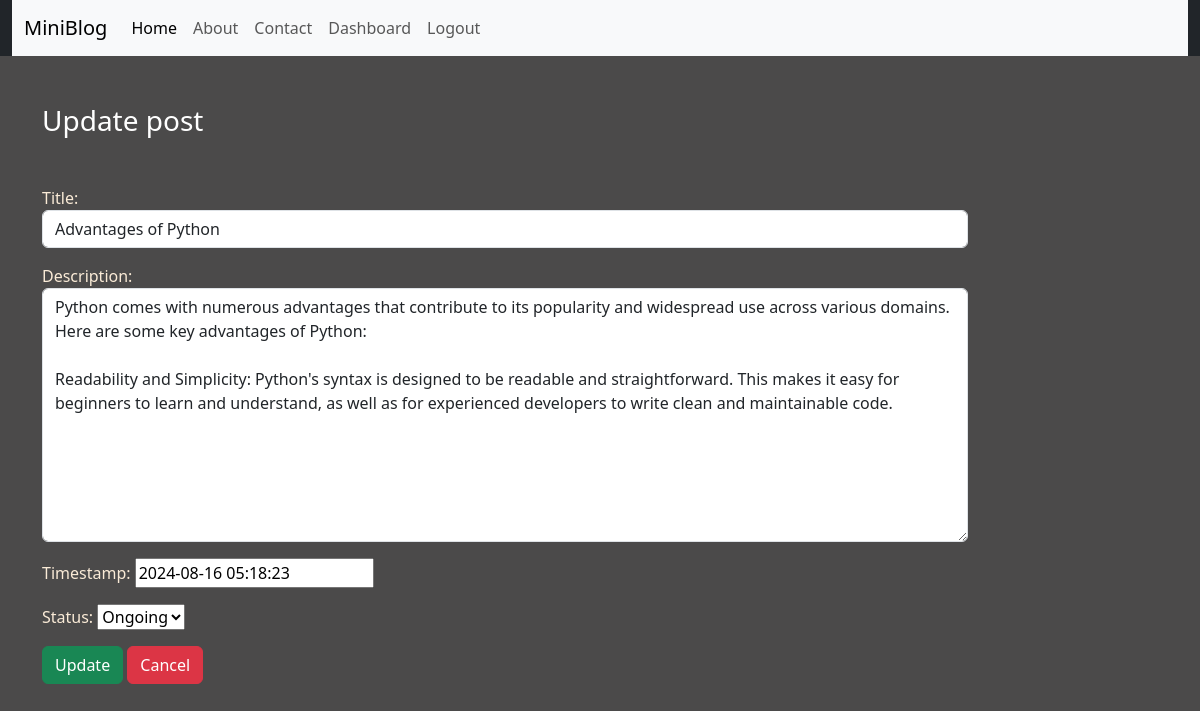
Screenshot of /updatepost/3 (signed in) with the database file from the repository.
### blog/models.py (models this page shows)
class Post(models.Model):
    STATUS_CHOICES = (
        ("ongoing", "Ongoing"),
        ("ended", "Ended"),
    )
    title = models.CharField(max_length=200)
    description = models.TextField()
    timestamp = models.DateTimeField(default=timezone.now)
    status = models.CharField(max_length=10, choices=STATUS_CHOICES, default="ongoing")

### blog/views.py (the view)
# urls.py: path('updatepost/<int:id>', views.update_post, name='updatepost'),
def update_post(request, id):
    if request.user.is_authenticated:
        if request.method == "POST":
            post = Post.objects.get(pk=id)
            form = PostForm(request.POST, instance=post)
            if form.is_valid():
                form.save()
                channel_layer = get_channel_layer()
                async_to_sync(channel_layer.group_send)(
                    "blog_updates",
                    {
                        "type": "blog_post_edit",  # Ensure this matches the consumer's method name
                        "data": {
                            "id": post.id,
                            "title": post.title,
                            "description": post.description,
                            "timestamp": post.timestamp.strftime("%Y-%m-%d %H:%M:%S"),
                            "status": post.status,
                        },
                    },
                )
                return HttpResponseRedirect("/dashboard/")
        else:
            post = Post.objects.get(pk=id)
            form = PostForm(instance=post)
        return render(request, "blog/updatepost.html", {"form": form})
    else:
        return HttpResponseRedirect("/login/")

### blog/forms.py
class PostForm(forms.ModelForm):
    class Meta:
        model = Post
        fields = ['title', 'description', 'timestamp', 'status']
        label = {'title': 'Title', 'description': 'Description', 'timestamp': 'Timestamp', 'status': 'Status'}
        widgets = {
            'title': forms.TextInput(attrs={'class':'form-control'}),
            'description': forms.Textarea(attrs={'class':'form-control'}),
        }

### blog/templates/blog/updatepost.html (shortened to what this page needs)
{% extends 'blog/base.html' %}
{% load static %}
{% block content %}
    <div class="col-sm-10">
        <h3 class="text-white my-5">Update post</h3>
        <form action="" method="POST" novalidate>
            {{form.as_p}}
            <input type="submit" value="Update" class="btn btn-success">
            <a href="{% url 'dashboard' %}" class="btn btn-danger">Cancel</a>
        </form>
    </div>
{% endblock content %}

### blog/static/blog/css/style.css (style rules this page uses)
body { background-color: rgb(75, 74, 74); color:antiquewhite; }

### rows the page displays
Post: title "Advantages of Python", description "Python comes with numerous advantages that contribute to its popularity and widespread use across various domains. Here are some key advantages of Python: Readability and Simplicity: Python's syntax is designed to be readable and straightforward. This makes it easy for beginners to learn and understand, as well as for experienced developers to write clean and maintainable code.", timestamp "2024-08-16 05:18:23", status "Ongoing"
